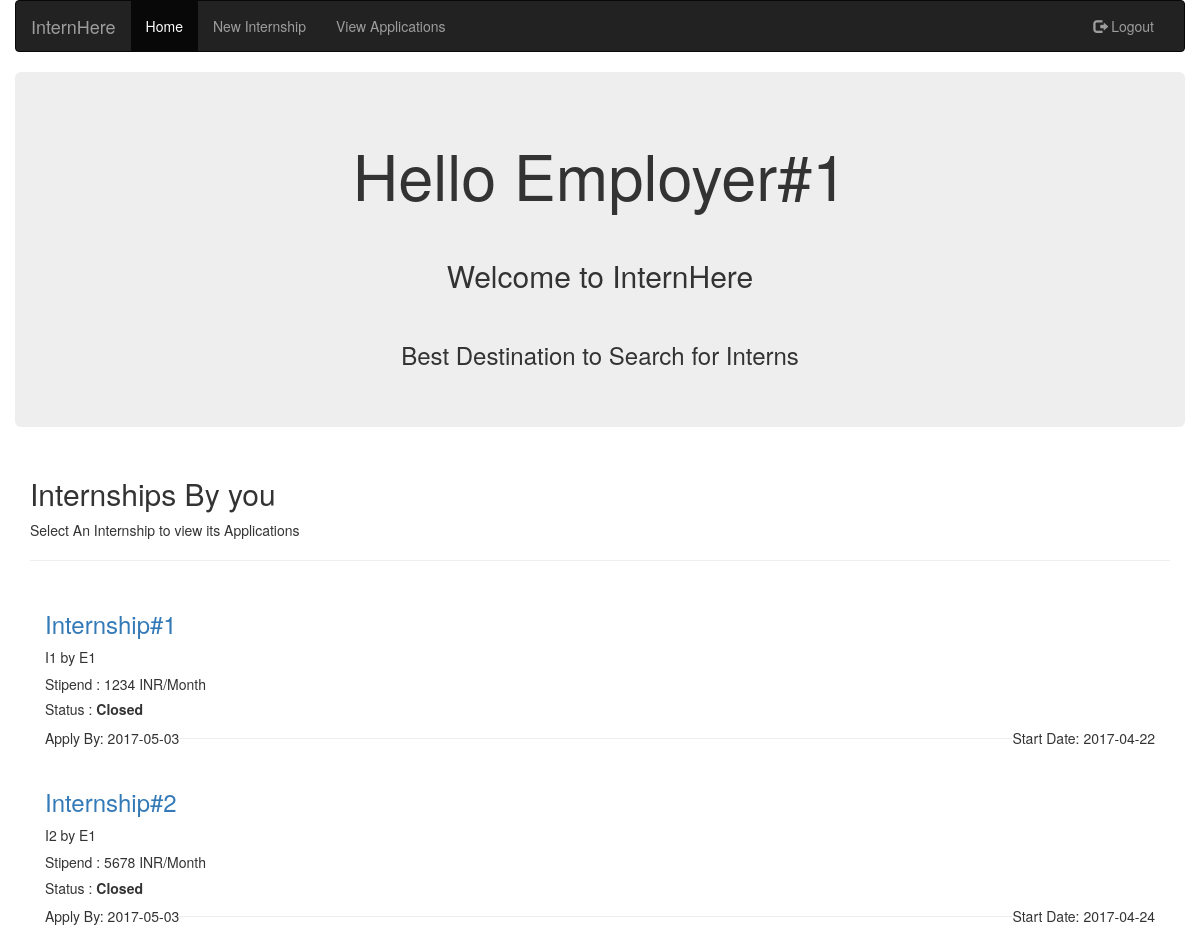
Screenshot of /dashE.php (signed in) with the database file from the repository.
### tables this page shows
CREATE TABLE `empint` (
  `EmpID` int(3) NOT NULL,
  `IntID` int(3) NOT NULL
);

CREATE TABLE `intinfo` (
  `IntID` int(3) NOT NULL,
  `Title` varchar(50) NOT NULL,
  `Descr` text NOT NULL,
  `Stipend` int(5) NOT NULL,
  `StartD` date NOT NULL,
  `EndD` date NOT NULL
);

### dashE.php (the view, shortened to what this page needs)
<?php
  $name = $_SESSION['name'];
  include 'db.php';
  echo "
      <!DOCTYPE html>
      <html>
        <head>
          <meta charset='utf-8'>
          <meta name='viewport' content='width=device-width, initial-scale=1'>
          <title>Employer Dashboard</title>
          <link rel='stylesheet' href='css/bootstrap.min.css'>
          <script type='text/javascript' src='js/jquery.min.js'></script>
          <script src='js/bootstrap.min.js'></script>
        </head>
        <body class='container-fluid'>
          <nav class='navbar navbar-inverse'>
            <div class='container-fluid'>
              <div class='navbar-header'>
                <button type='button' class='navbar-toggle' data-toggle='collapse' data-target='#myNavbar'>
                  <span class='icon-bar'></span>
                  <span class='icon-bar'></span>
                  <span class='icon-bar'></span>
                </button>
                <a class='navbar-brand' href='#'>InternHere</a>
              </div>
              <div class='collapse navbar-collapse' id='myNavbar'>
                 <ul class='nav navbar-nav '>
                      <li class='active'><a href='index.php'>Home</a></li>
                      <li><a href='createInt.php'>New Internship</a></li>
                      <li><a href='#viewApp'>View Applications</a></li>
                 </ul>
                <ul class='nav navbar-nav navbar-right'>
                  <li><a href='Logout.php'><span class='glyphicon glyphicon-log-out'></span> Logout</a></li>
                </ul>
              </div>
            </div>
          </nav>
          <div class='jumbotron'>
            <h1 style='text-align: center;'>Hello $name </h1><br>
            <h2 style='text-align: center;'>Welcome to InternHere </h2><br>
            <h3 style='text-align: center;'>Best Destination to Search for Interns</h3>
          </div>
          <div class='container-fluid col-md-12' id='viewApp'>
            <h2>Internships By you</h2>
            <p>Select An Internship to view its Applications</p>
            <hr>";
            $employerID = $_SESSION['IDNum'];
            $getAllInternships = "SELECT * FROM `empint` WHERE `EmpID`=$employerID";
            $result = mysqli_query($conn,$getAllInternships);
            if (mysqli_num_rows($result)==0) {
                echo "<h1>No internships Posted By you</h1>";
            }
            else{
              while ($row = mysqli_fetch_assoc($result)) {
                $IntID = $row['IntID'];
                $getInternshipDetails = "SELECT * FROM `intinfo` WHERE `IntID`=$IntID";
                $intResult = mysqli_query($conn,$getInternshipDetails);
                $intdetails = mysqli_fetch_assoc($intResult);
                $title = $intdetails['Title'];
                $description = $intdetails['Descr'];
                $stipend = $intdetails['Stipend'];
                $startDate = $intdetails['StartD'];
                $endDate = $intdetails['EndD'];
                $currdate =date("Y-m-d");
                if($currdate < $endDate)
                {echo "
                    <div class='col-md-12' style='margin-top: 10px;'>
                      <h3><a href='viewapplication.php?intID=$IntID'>$title</a></h3>
                      <p>$description</p>
                      <h5>Stipend : $stipend</h5>
                      <h5>Status : <b>Open</b></h5>
                      <p class='pull-left'>Apply By: $endDate</p>
                      <p class='pull-right'>Start Date: $startDate</p>
                      <hr>
                    </div>
                ";}
                else
                {
                  echo "
                    <div class='col-md-12' style='margin-top: 10px;'>
                      <h3><a href='viewapplication.php?intID=$IntID'>$title</a></h3>
                      <p>$description</p>
                      <h5>Stipend : $stipend INR/Month</h5>
                      <h5>Status : <b>Closed</b></h5>
                      <p class='pull-left'>Apply By: $endDate</p>
                      <p class='pull-right'>Start Date: $startDate</p>
                      <hr>
                    </div>
                ";
                }
              }
            }
  echo"
          </div>
        </body>
      </html>
  ";
?>

### rows the page displays
empint: intinfo.Title "Internship#1", intinfo.Descr "I1 by E1", intinfo.Stipend "1234", intinfo.EndD "2017-05-03", intinfo.StartD "2017-04-22"
empint: intinfo.Title "Internship#2", intinfo.Descr "I2 by E1", intinfo.Stipend "5678", intinfo.EndD "2017-05-03", intinfo.StartD "2017-04-24"

### other values shown
$name "Employer#1"
